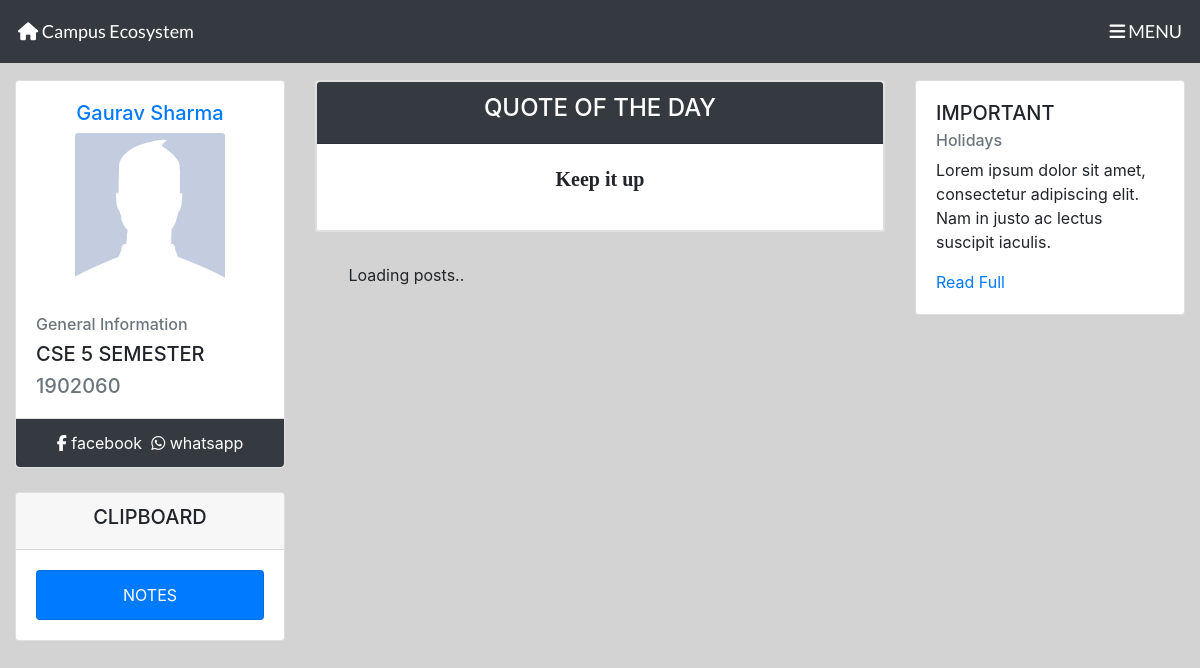
The app's page /home.php (signed in) with its own data.
### tables this page shows
CREATE TABLE `student_info` (
  `user_id` int(11) NOT NULL,
  `register_date` datetime NOT NULL,
  `fname` varchar(50) NOT NULL,
  `lname` varchar(50) NOT NULL,
  `college` varchar(10) NOT NULL,
  `branch` varchar(50) NOT NULL,
  `section` varchar(10) NOT NULL,
  `email` varchar(255) NOT NULL,
  `user_password` varchar(255) NOT NULL,
  `uni_roll` int(11) NOT NULL,
  `sem` int(11) NOT NULL,
  `user_phone` varchar(10) NOT NULL,
  `profile_image` varchar(255) NOT NULL DEFAULT 'assets\\images\\dp.png'
);

CREATE TABLE `buddy_quote` (
  `quote` varchar(255) NOT NULL
);

### core/init.php (called while the page is built, shortened)
<?php
include_once('db/connection.php');
include_once('classes/user.php');
include_once('classes/post.php');
global $conn;
$getFromU = new User($conn);
$getFromP = new Post($conn);
?>

### core/classes/user.php (called while the page is built, shortened)
<?php
class User
{
    protected $conn;
    function __construct($conn)
    {
        $this->conn = $conn;
    }
    public function UserData($user_id)
    {
        $query = "SELECT * from student_info WHERE user_id=:userid";
        $stmt = $this->conn->prepare($query);
        $stmt->bindParam(':userid', $user_id, PDO::PARAM_INT);
        $stmt->execute();
        return $stmt->fetch(PDO::FETCH_OBJ);
    }
}

### core/classes/post.php (called while the page is built, shortened)
<?php
class Post extends User
{
    function __construct($conn)
    {
        $this->conn = $conn;
    }
    public function quote()
    {
        $query = "SELECT quote from buddy_quote";
        $stmt = $this->conn->prepare($query);
        $stmt->execute();
        return $stmt->fetch(PDO::FETCH_OBJ);
    }
}

### home.php (the view, shortened to what this page needs)
<?php
include_once('core/init.php');
$user_id = @$_SESSION['userid'];
$user = $getFromU->UserData($user_id);
$quote = $getFromP->quote();
?>
<!DOCTYPE html>
<html>
<head>
    <?php include_once("includes/backHeader.php"); ?>
    <link rel="stylesheet" href="https://cdnjs.cloudflare.com/ajax/libs/emojionearea/3.4.1/emojionearea.min.css">
</head>
<body>
    <?php include_once("includes/profileNevigation.php"); ?>
    <div class="container-fluid gedf-wrapper" style="margin-top:5rem;">
        <div class="row ">
            <div class="col-md-3">
                <div class="card">
                    <div class="card-body text-center">
                        <div class="h5"><a
                                href="profile"><?php echo ucfirst($user->fname) . " " . ucfirst($user->lname); ?></a>
                        </div>
                        <img class="card-img-top" style="width:150px;" src="<?php echo $user->profile_image; ?>"
                            alt="Card image">
                    </div>
                    <ul class="list-group list-group-flush">
                        <li class="list-group-item">
                            <div class="h6 text-muted">General Information</div>
                            <div class="h5 text-uppercase"><?php echo strtoupper($user->branch) . " " . $user->sem; ?>
                                Semester</div>
                            <div class="h5 text-uppercase text-muted"><?php echo $user->uni_roll; ?></div>
                        </li>
                        <li class="list-group-item bg-dark text-white text-center">
                            <a class="text-white" href="https://www.facebook.com/ptubuddy/" target="_blank"><i
                                    class="fa fa-facebook"></i>&nbsp;facebook</a>&nbsp;
                            <a><i class="fa fa-whatsapp"></i>&nbsp;whatsapp</a>
                        </li>
                    </ul>
                </div><br>
                <div class="card">
                    <div class="card-header text-center text-uppercase">
                        <h5>clipboard</h5>
                    </div>
                    <div class="card-body text-center">
                        <ul class="list-group">
                            <button type="button" data-toggle="modal" data-target="#studentsNotes"
                                class="list-group-item bg-primary text-uppercase text-white">notes</button>
                        </ul>
                    </div>
                </div><br>
            </div>
            <div class="col-md-6 gedf-main buddy-quote" style="margin-bottom: 20px;">
                <div class="card gedf-card">
                    <div class="card gedf-card">
                        <div class="card-header bg-dark text-white">
                            <h4 class="text-uppercase text-center">quote of the day</h4>
                        </div>
                        <div class="card-body">
                            <p class="text-center" style="font-size: 20px; font-weight: bold; font-family:buddy_quote;">
                                <?php echo $quote->quote; ?></p>
                        </div>
                    </div>
                </div><br>
                <div class="posts" style="width:100%;">
                    <div class="btn loading-div">
                        Loading posts..
                    </div>
                </div>
            </div>
            <div class="col-md-3 buddy-alert">
                <div class="card gedf-card">
                    <div class="card-body">
                        <h5 class="card-title text-uppercase">Important</h5>
                        <h6 class="card-subtitle mb-2 text-muted">Holidays</h6>
                        <p class="card-text">Lorem ipsum dolor sit amet, consectetur adipiscing elit. Nam in justo ac
                            lectus suscipit iaculis. </p>
                        <a href="#" class="card-link">Read Full</a>
                    </div>
                </div>
            </div>
        </div>
    </div>
</body>
</html>

### assets/css/profileNevStyle.css (style rules this page uses)
body { margin: 0; padding: 0; box-sizing: border-box; background-color: lightgrey; }

### records on screen
student_info: fname "Gaurav", lname "Sharma", branch "CSE", sem "5", uni_roll "1902060"
buddy_quote: quote "Keep it up"
